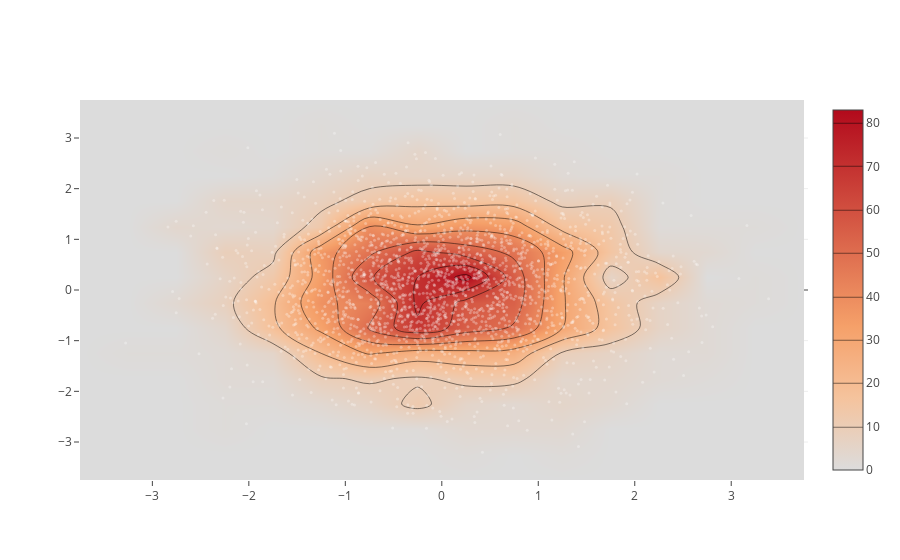

The cell this chart's notebook holds for it:
### Code cell
from plotly.graph_objs import *
x = np.random.randn(2000)
y = np.random.randn(2000)
iplot([Histogram2dContour(x=x, y=y, contours=Contours(coloring='heatmap')),
       Scatter(x=x, y=y, mode='markers', marker=Marker(color='white', size=3, opacity=0.3))], show_link=False)

### Figure 1 — Plotly figure (JSON) as saved in the notebook; plotly's stock layout.template omitted (floating-point values rounded to 4 significant figures; data arrays with more than 128 entries replaced by an {"elided": "..."} marker saying what was removed)
{"data": [{"contours": {"coloring": "heatmap"}, "type": "histogram2dcontour", "x": {"elided": "2000 float values"}, "y": {"elided": "2000 float values"}}, {"marker": {"color": "white", "opacity": 0.3, "size": 3}, "mode": "markers", "type": "scatter", "x": {"elided": "2000 float values"}, "y": {"elided": "2000 float values"}}], "layout": {}}
